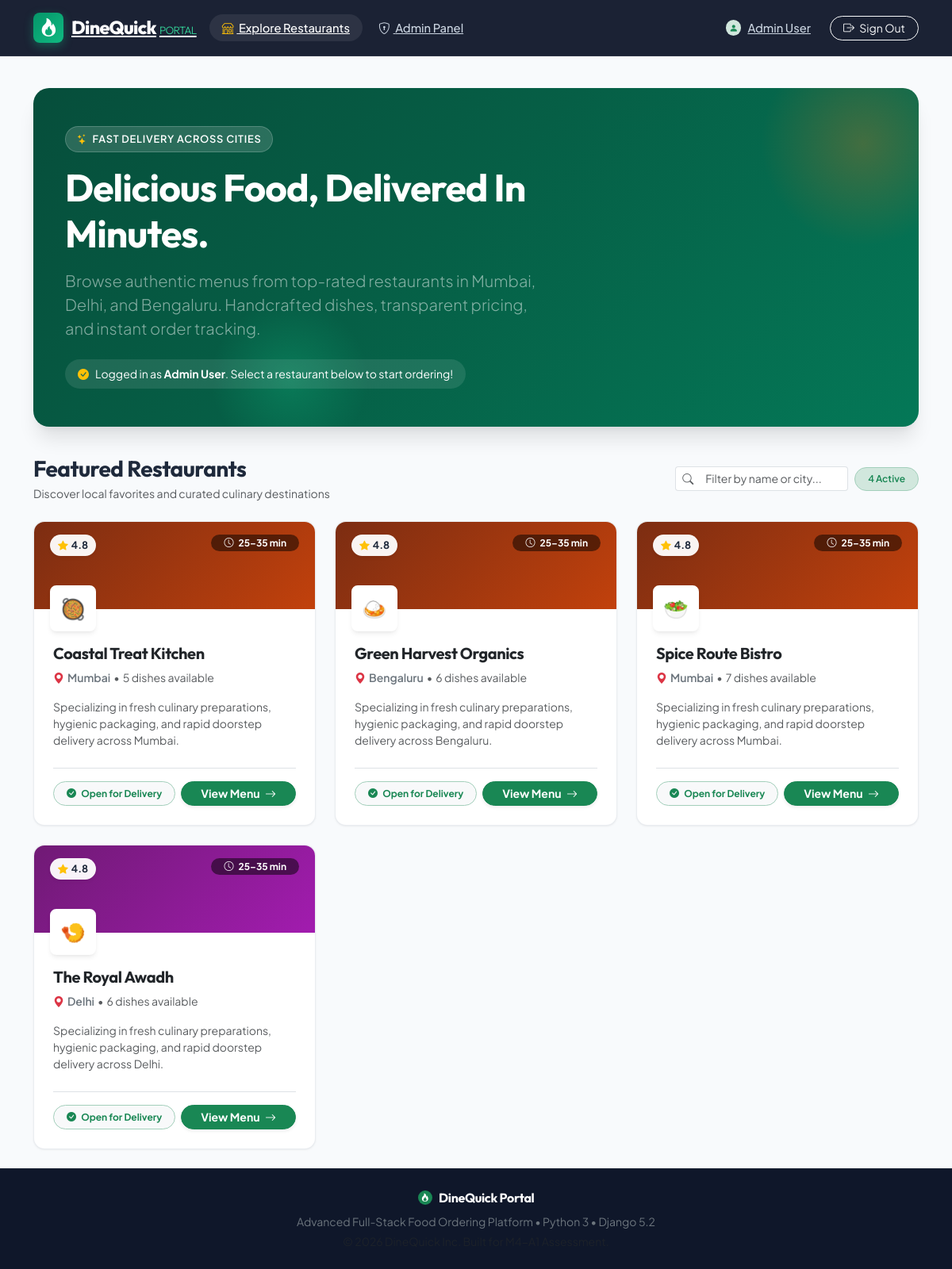
The app's page / (signed in) with its own data.
### orders/models.py (models this page shows, shortened)
class Restaurant(models.Model):
    name = models.CharField(max_length=120)
    city = models.CharField(max_length=100)

### orders/views.py (the view)
# urls.py: path("", views.restaurant_list, name="restaurant-list"),
def restaurant_list(request):
    restaurants = Restaurant.objects.all().order_by("name")
    return render(request, "orders/restaurant_list.html", {"restaurants": restaurants})

### orders/templates/orders/restaurant_list.html (shortened to what this page needs)
{% extends "orders/base.html" %}
{% block content %}
<div class="dq-hero">
  <div class="row align-items-center position-relative" style="z-index: 2;">
    <div class="col-lg-8">
      <span class="dq-hero-badge"><i class="bi bi-stars text-warning"></i> Fast Delivery Across Cities</span>
      <h1 class="display-5 fw-bold mb-3 text-white">Delicious Food, Delivered In Minutes.</h1>
      <p class="lead mb-4 text-white-50" style="max-width: 600px;">
        Browse authentic menus from top-rated restaurants in Mumbai, Delhi, and Bengaluru. Handcrafted dishes, transparent pricing, and instant order tracking.
      </p>
      {% if not user.is_authenticated %}
      <div class="d-flex flex-wrap gap-3">
        <a href="{% url 'register' %}" class="btn btn-warning btn-lg fw-bold rounded-pill px-4 shadow">
          <i class="bi bi-person-plus-fill me-1"></i> Join DineQuick Free
        </a>
        <a href="{% url 'login' %}" class="btn btn-outline-light btn-lg rounded-pill px-4">
          <i class="bi bi-box-arrow-in-right me-1"></i> Sign In
        </a>
      </div>
      {% else %}
      <div class="d-inline-flex align-items-center gap-2 bg-white bg-opacity-10 backdrop-blur rounded-pill py-2 px-3 text-white small">
        <i class="bi bi-check-circle-fill text-warning"></i>
        <span>Logged in as <strong>{{ user.get_full_name|default:user.username }}</strong>. Select a restaurant below to start ordering!</span>
      </div>
      {% endif %}
    </div>
  </div>
</div>
<div class="d-flex flex-wrap justify-content-between align-items-center gap-3 mb-4">
  <div>
    <h2 class="h3 fw-bold mb-1">Featured Restaurants</h2>
    <p class="text-muted small mb-0">Discover local favorites and curated culinary destinations</p>
  </div>
  <div class="d-flex align-items-center gap-2">
    <div class="input-group input-group-sm" style="max-width: 260px;">
      <span class="input-group-text bg-white border-end-0"><i class="bi bi-search text-muted"></i></span>
      <input type="text" id="restaurantFilter" class="form-control border-start-0" placeholder="Filter by name or city...">
    </div>
    <span class="badge bg-success-subtle text-success border border-success-subtle px-3 py-2 rounded-pill fw-semibold">
      {{ restaurants|length }} Active
    </span>
  </div>
</div>
<div class="row row-cols-1 row-cols-md-2 row-cols-lg-3 g-4" id="restaurantGrid">
  {% for restaurant in restaurants %}
  <div class="col restaurant-col" data-name="{{ restaurant.name|lower }}" data-city="{{ restaurant.city|lower }}">
    <div class="dq-restaurant-card h-100">
      <div class="dq-card-banner dq-card-banner-{{ forloop.counter|default:1|divisibleby:4|yesno:'4,1' }}">
        <div class="dq-rating-pill shadow-sm">
          <i class="bi bi-star-fill text-warning"></i> 4.8
        </div>
        <span class="badge bg-black bg-opacity-50 text-white rounded-pill px-3 py-1 small">
          <i class="bi bi-clock me-1"></i> 25–35 min
        </span>
      </div>
      <div class="dq-card-avatar">
        {% if forloop.counter == 1 %}🥘{% elif forloop.counter == 2 %}🍛{% elif forloop.counter == 3 %}🥗{% else %}🍤{% endif %}
      </div>
      <div class="p-4 pt-3 d-flex flex-column flex-grow-1">
        <div class="d-flex justify-content-between align-items-start mb-2">
          <h3 class="h5 fw-bold text-dark mb-0">{{ restaurant.name }}</h3>
        </div>
        <div class="d-flex align-items-center gap-1 text-muted small mb-3">
          <i class="bi bi-geo-alt-fill text-danger"></i>
          <span class="fw-semibold text-secondary">{{ restaurant.city }}</span>
          <span>&bull;</span>
          <span>{{ restaurant.menu_items.count }} dishes available</span>
        </div>
        <p class="text-muted small mb-4 flex-grow-1">
          Specializing in fresh culinary preparations, hygienic packaging, and rapid doorstep delivery across {{ restaurant.city }}.
        </p>
        <div class="pt-3 border-top d-flex justify-content-between align-items-center">
          <span class="badge bg-light text-success border border-success-subtle rounded-pill px-3 py-2 small">
            <i class="bi bi-check-circle-fill me-1"></i> Open for Delivery
          </span>
          <a href="{% url 'restaurant-menu' restaurant.pk %}" class="btn btn-success btn-sm rounded-pill px-4 fw-bold shadow-sm">
            View Menu <i class="bi bi-arrow-right ms-1"></i>
          </a>
        </div>
      </div>
    </div>
  </div>
  {% endfor %}
</div>
{% endblock %}

### orders/templates/orders/base.html (shortened to what this page needs)
{% load static %}
<!doctype html>
<html lang="en">
<head>
  <link href="https://cdn.jsdelivr.net/npm/bootstrap@5.3.3/dist/css/bootstrap.min.css" rel="stylesheet">
  <link rel="stylesheet" href="https://cdn.jsdelivr.net/npm/bootstrap-icons@1.11.3/font/bootstrap-icons.min.css">
  <link rel="stylesheet" href="{% static 'orders/style.css' %}">
</head>
<body>
  <header>
    <nav class="navbar navbar-expand-lg dq-navbar sticky-top py-3">
      <div class="container">
        <a class="dq-brand" href="{% url 'restaurant-list' %}" aria-label="DineQuick Home">
          <span class="dq-brand-icon"><i class="bi bi-fire"></i></span>
          <span>DineQuick<span class="text-success-emphasis fw-light ms-1" style="font-size: 0.85rem; color: #34d399 !important;">PORTAL</span></span>
        </a>
        <div class="collapse navbar-collapse" id="siteNavbar">
          <ul class="navbar-nav me-auto mb-2 mb-lg-0 ms-lg-3 gap-1">
            <li class="nav-item">
              <a class="dq-nav-link {% if request.resolver_match.url_name == 'restaurant-list' %}active{% endif %}" href="{% url 'restaurant-list' %}">
                <i class="bi bi-shop me-1 text-warning"></i> Explore Restaurants
              </a>
            </li>
            {% if user.is_staff %}
            <li class="nav-item">
              <a class="dq-nav-link text-warning" href="/panel/">
                <i class="bi bi-shield-lock me-1"></i> Admin Panel
              </a>
            </li>
            {% endif %}
          </ul>
          <ul class="navbar-nav ms-auto align-items-center gap-2">
            {% if user.is_authenticated %}
            <li class="nav-item">
              <a class="dq-nav-link d-flex align-items-center gap-2 {% if request.resolver_match.url_name == 'profile' %}active{% endif %}" href="{% url 'profile' %}">
                <span class="badge bg-success-subtle text-success p-1 rounded-circle"><i class="bi bi-person-fill"></i></span>
                <span>{{ user.get_full_name|default:user.username }}</span>
              </a>
            </li>
            <li class="nav-item">
              <form method="post" action="{% url 'logout' %}" class="d-inline">
                <button type="submit" class="btn btn-outline-light btn-sm rounded-pill px-3">
                  <i class="bi bi-box-arrow-right me-1"></i> Sign Out
                </button>
              </form>
            </li>
            {% endif %}
          </ul>
        </div>
      </div>
    </nav>
  </header>
  <main class="container py-4 flex-grow-1">
    {% block content %}{% endblock %}
  </main>
  <footer class="py-4 mt-auto" style="background: #0f172a; color: #94a3b8; border-top: 1px solid rgba(255,255,255,0.06);">
    <div class="container text-center small">
      <div class="d-flex justify-content-center align-items-center gap-2 mb-2">
        <span class="badge bg-success p-1 rounded-circle"><i class="bi bi-fire text-white"></i></span>
        <strong class="text-white fs-6 brand-font">DineQuick Portal</strong>
      </div>
      <p class="mb-1 text-secondary">Advanced Full-Stack Food Ordering Platform &bull; Python 3 &bull; Django 5.2</p>
      <p class="mb-0 text-muted">&copy; 2026 DineQuick Inc. Built for M4-A1 Assessment.</p>
    </div>
  </footer>
</body>
</html>

### orders/static/orders/style.css (style rules this page uses)
:root { --dq-primary: #059669; --dq-primary-dark: #047857; --dq-primary-light: #d1fae5; --dq-accent: #f97316; --dq-accent-light: #ffedd5; --dq-dark: #0f172a; --dq-dark-surface: #1e293b; --dq-light-bg: #f8fafc; --dq-card-bg: #ffffff; --dq-text-main: #1e293b; --dq-text-muted: #64748b; --dq-border: rgba(148, 163, 184, 0.2); --dq-shadow-sm: 0 1px 3px 0 rgba(0, 0, 0, 0.05), 0 1px 2px -1px rgba(0, 0, 0, 0.05); --dq-shadow-md: 0 4px 6px -1px rgba(0, 0, 0, 0.07), 0 2px 4px -2px rgba(0, 0, 0, 0.05); --dq-shadow-lg: 0 10px 25px -3px rgba(0, 0, 0, 0.08), 0 4px 6px -4px rgba(0, 0, 0, 0.04); --dq-shadow-xl: 0 20px 25px -5px rgba(0, 0, 0, 0.1), 0 8px 10px -6px rgba(0, 0, 0, 0.06); --dq-radius-sm: 8px; --dq-radius-md: 14px; --dq-radius-lg: 20px; --dq-radius-full: 9999px; }
body { font-family: 'Plus Jakarta Sans', -apple-system, BlinkMacSystemFont, 'Segoe UI', Roboto, sans-serif; background-color: var(--dq-light-bg); color: var(--dq-text-main); min-height: 100vh; display: flex; flex-direction: column; -webkit-font-smoothing: antialiased; }
h1, h2, h3, h4, h5, h6, .brand-font { font-family: 'Outfit', sans-serif; letter-spacing: -0.02em; }
.dq-navbar { background: rgba(15, 23, 42, 0.95) !important; backdrop-filter: blur(12px); -webkit-backdrop-filter: blur(12px); border-bottom: 1px solid rgba(255, 255, 255, 0.08); transition: all 0.2s ease; }
.dq-brand { font-family: 'Outfit', sans-serif; font-weight: 800; font-size: 1.45rem; letter-spacing: -0.03em; color: #ffffff !important; display: flex; align-items: center; gap: 10px; }
.dq-brand-icon { width: 38px; height: 38px; background: linear-gradient(135deg, var(--dq-primary) 0%, #10b981 100%); color: white; display: flex; align-items: center; justify-content: center; border-radius: var(--dq-radius-sm); box-shadow: 0 4px 12px rgba(16, 185, 129, 0.35); }
.dq-nav-link { font-weight: 500; font-size: 0.92rem; color: #cbd5e1 !important; padding: 8px 16px !important; border-radius: var(--dq-radius-full); transition: all 0.15s ease; }
.dq-nav-link:hover, .dq-nav-link.active { color: #ffffff !important; background: rgba(255, 255, 255, 0.08); }
.dq-hero { background: linear-gradient(135deg, #064e3b 0%, #065f46 45%, #047857 100%); border-radius: var(--dq-radius-lg); padding: 48px 40px; position: relative; overflow: hidden; box-shadow: var(--dq-shadow-xl); margin-bottom: 36px; color: #ffffff; }
.dq-hero::before { content: ''; position: absolute; top: -60px; right: -60px; width: 260px; height: 260px; background: radial-gradient(circle, rgba(249, 115, 22, 0.25) 0%, transparent 70%); border-radius: 50%; pointer-events: none; }
.dq-hero::after { content: ''; position: absolute; bottom: -40px; left: 20%; width: 200px; height: 200px; background: radial-gradient(circle, rgba(16, 185, 129, 0.3) 0%, transparent 70%); border-radius: 50%; pointer-events: none; }
.dq-hero-badge { display: inline-flex; align-items: center; gap: 6px; background: rgba(255, 255, 255, 0.15); backdrop-filter: blur(8px); padding: 6px 14px; border-radius: var(--dq-radius-full); font-size: 0.8rem; font-weight: 600; text-transform: uppercase; letter-spacing: 0.06em; margin-bottom: 16px; border: 1px solid rgba(255, 255, 255, 0.2); }
.dq-restaurant-card { background: var(--dq-card-bg); border: 1px solid var(--dq-border); border-radius: var(--dq-radius-md); overflow: hidden; transition: all 0.25s cubic-bezier(0.16, 1, 0.3, 1); box-shadow: var(--dq-shadow-sm); display: flex; flex-direction: column; }
.dq-card-banner { height: 110px; background: linear-gradient(135deg, #1e293b 0%, #334155 100%); padding: 16px 20px; display: flex; justify-content: space-between; align-items: flex-start; position: relative; }
.dq-card-banner-1 { background: linear-gradient(135deg, #7c2d12 0%, #c2410c 100%); }
.dq-card-banner-4 { background: linear-gradient(135deg, #701a75 0%, #a21caf 100%); }
.dq-rating-pill { background: rgba(255, 255, 255, 0.95); backdrop-filter: blur(4px); color: #1e293b; font-size: 0.8rem; font-weight: 700; padding: 4px 10px; border-radius: var(--dq-radius-full); display: inline-flex; align-items: center; gap: 4px; }
.dq-card-avatar { width: 58px; height: 58px; border-radius: var(--dq-radius-sm); background: #ffffff; box-shadow: var(--dq-shadow-md); margin-top: -30px; margin-left: 20px; display: flex; align-items: center; justify-content: center; font-size: 1.6rem; border: 3px solid #ffffff; position: relative; z-index: 2; }

### records on screen
Restaurant: name "Coastal Treat Kitchen", city "Mumbai", menu_items.count "5"
Restaurant: name "Green Harvest Organics", city "Bengaluru", menu_items.count "6"
Restaurant: name "Spice Route Bistro", city "Mumbai", menu_items.count "7"
Restaurant: name "The Royal Awadh", city "Delhi", menu_items.count "6"

### other values on screen
{{ user.get_full_name|default:user.username }} "Admin User"
{{ restaurants|length }} "4"
